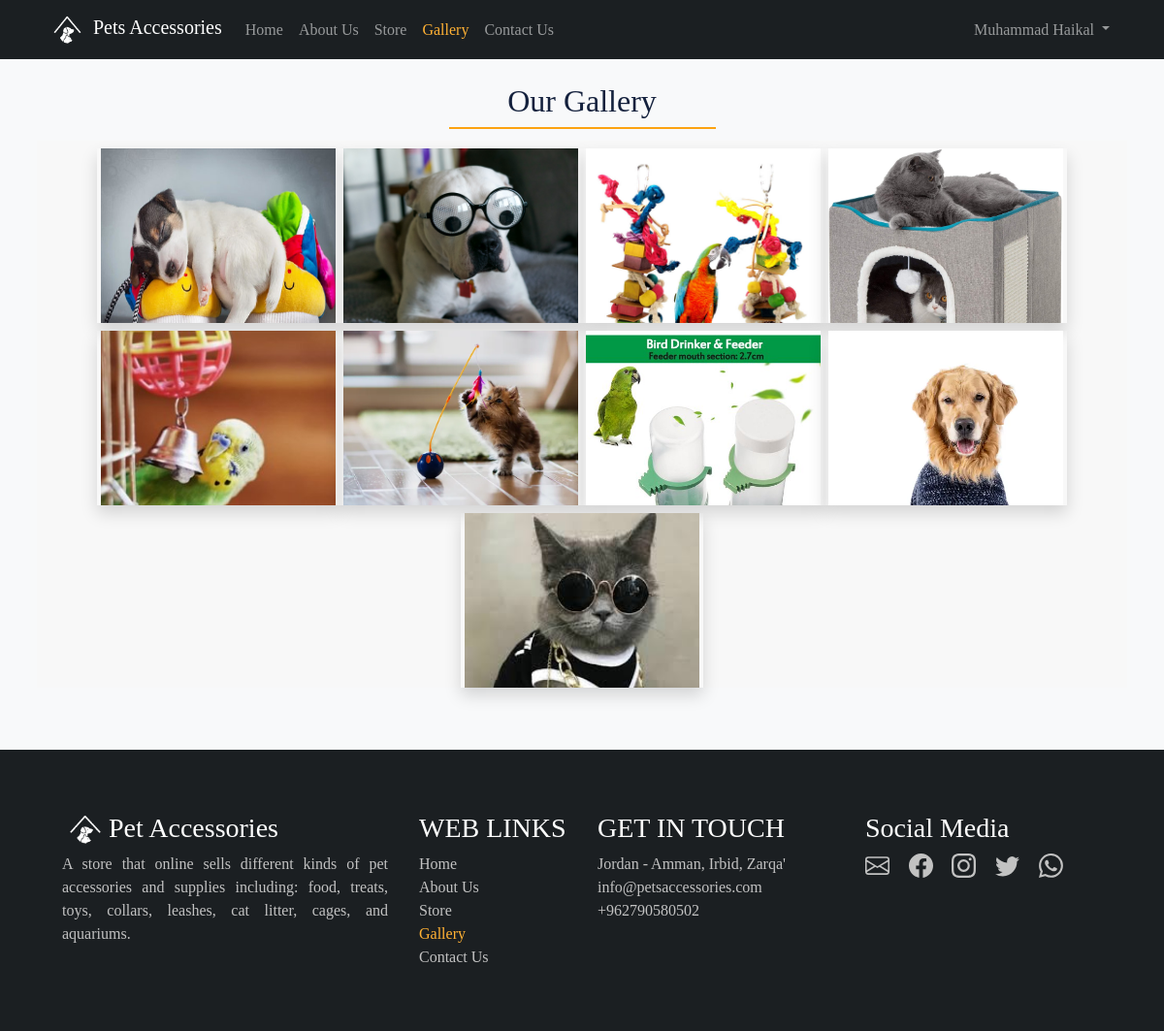
/petaccesories/gallery.php (signed in), run on the app's committed database.
### tables this page shows
CREATE TABLE IF NOT EXISTS `user` (
  `id` int(11) NOT NULL AUTO_INCREMENT,
  `is_admin` tinyint(1) DEFAULT '0',
  `first_name` varchar(30) NOT NULL,
  `last_name` varchar(30) NOT NULL,
  `email` varchar(50) NOT NULL,
  `phone` varchar(20) NOT NULL,
  `password` varchar(50) NOT NULL,
  `created_at` timestamp NOT NULL DEFAULT CURRENT_TIMESTAMP,
  PRIMARY KEY (`id`),
  UNIQUE KEY `UNIQUE` (`email`) USING BTREE
);

CREATE TABLE IF NOT EXISTS `product` (
  `id` int(11) NOT NULL AUTO_INCREMENT,
  `brand_id` int(11) NOT NULL,
  `category_id` int(11) NOT NULL,
  `active` tinyint(1) NOT NULL DEFAULT '1',
  `sold` int(11) NOT NULL DEFAULT '0',
  `name` varchar(50) NOT NULL,
  `image` text NOT NULL,
  `description` text,
  `price` float NOT NULL,
  `quantity` int(11) NOT NULL,
  `created_at` timestamp NOT NULL DEFAULT CURRENT_TIMESTAMP,
  PRIMARY KEY (`id`),
  KEY `category_id` (`category_id`),
  KEY `brand_id` (`brand_id`)
);

### petaccesories/modules/User.php (called while the page is built, shortened)
<?php
class User extends DB
{
  public static function check()
  {
    if (isset($_SESSION['user_id'])) {
      return true;
    } else {
      return false;
    }
  }
  public static function getUser()
  {
    return self::getQueryResults("SELECT * FROM user where id = {$_SESSION['user_id']}");
  }
  public static function getUserFullName()
  {
    $user = self::getUser()[0];
    return $user['first_name'] . " " . $user['last_name'];
  }
}

### petaccesories/modules/DB.php (called while the page is built, shortened)
<?php
class DB
{
  protected static $servername;
  protected static $username;
  protected static $password;
  protected static $dbname;
  protected static function connect()
  {
    self::$servername = "localhost";
    self::$username = "root";
    self::$password = "";
    self::$dbname = "petaccessories";
    $conn = new mysqli(self::$servername, self::$username, self::$password, self::$dbname);
    return $conn;
  }
  protected static function getQueryResults($sql){
    $result = mysqli_query(self::connect(), $sql);
    return mysqli_fetch_all($result, MYSQLI_ASSOC);
  }
}

### petaccesories/modules/Product.php (called while the page is built, shortened)
<?php
class Product extends DB
{
  public static function getAllImages()
  {
    return self::getQueryResults("SELECT `image` FROM product");
  }
}

### petaccesories/gallery.php (the view, shortened to what this page needs)
<?php
$images = Product::getAllImages();
?>
<!DOCTYPE html>
<html lang="en" dir="auto">
<?php include('./templates/head.php') ?>
<body class="bg-light">
    <?php include('./templates/nav.php') ?>
    <div class="container py-3">
        <section class="p-2 pb-1 text-center d-flex flex-column align-items-center">
            <h2>Our Gallery</h2>
            <hr class="col-10 col-sm-3 mt-0 myCustomHr">
        </section>
        <section class="row g-2 mb-5 justify-content-center">
            <?php foreach ($images as $image) : ?>
                <img src="<?= $image['image'] ?>" class="image myCustomImg shadow" style="width: 250px; height: 180px;">
            <?php endforeach ?>
        </section>
    </div>
    <?php include('./templates/footer.php') ?>
</body>
</html>

### petaccesories/templates/nav.php (shortened to what this page needs)
<?php
    $currentPage = basename($_SERVER['PHP_SELF']);
?>
<nav class="navbar navbar-expand-md navbar-dark bg-dark sticky-top">
    <div class="container-fluid px-md-3 px-lg-5">
        <a class="navbar-brand" href="index.php">
            <img src="./img/logo.png" class="mx-1 " style="width: 35px; height: 35px;" alt="Logo">
            Pets Accessories
        </a>
        <div class="collapse navbar-collapse" id="navbarNavDropdown">
            <ul class="navbar-nav">
                <li class="nav-item">
                    <a class="nav-link <?php if ($currentPage == 'index.php') {echo "active";}?>" href="index.php">Home</a>
                </li>
                <li class="nav-item">
                    <a class="nav-link <?php if ($currentPage == 'about.php') {echo "active";}?>" href="about.php">About Us</a>
                </li>
                <li class="nav-item">
                    <a class="nav-link <?php if ($currentPage == 'store.php') {echo "active";}?>" href="store.php">Store</a>
                </li>
                <li class="nav-item">
                    <a class="nav-link <?php if ($currentPage == 'gallery.php') {echo "active";}?>" href="gallery.php">Gallery</a>
                </li>
                <li class="nav-item">
                    <a class="nav-link <?php if ($currentPage == 'contact.php') {echo "active";}?>" href="contact.php">Contact Us</a>
                </li>
            </ul>
            <?php if (User::check()) : ?>
                <ul class="navbar-nav ms-auto">
                    <li class="nav-item dropdown">
                        <a class="nav-link dropdown-toggle" href="#" role="button" data-bs-toggle="dropdown" aria-expanded="false">
                            <?php echo User::getUserFullName() ?>
                        </a>
                    </li>
                </ul>
            <?php endif; ?>
        </div>
    </div>
</nav>

### petaccesories/gallery.php (style rules this page uses)
.image { transition-duration: 0.2s; }

### data on the page
user: User::getUserFullName() "Muhammad Haikal"
product: image (picture)
product: image (picture)
product: image (picture)
product: image (picture)
product: image (picture)
product: image (picture)
product: image (picture)
product: image (picture)
product: image (picture)
